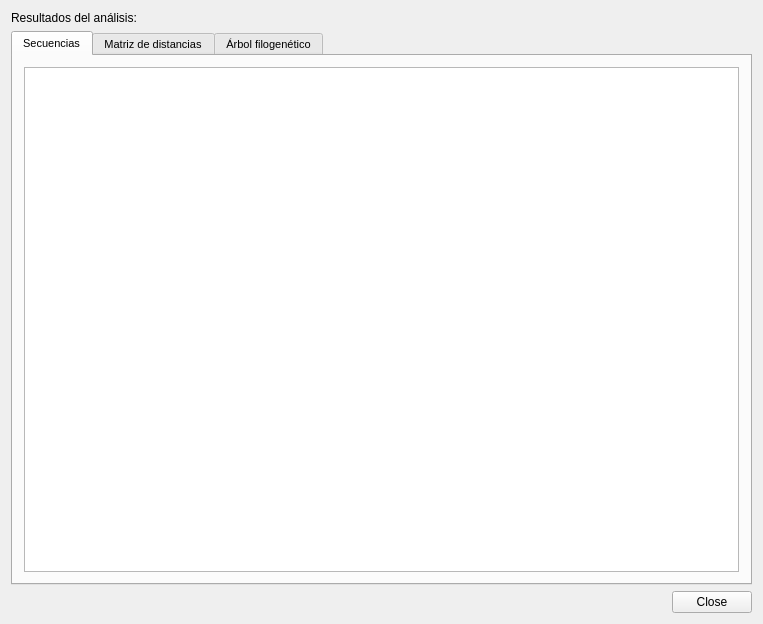
<?xml version="1.0" encoding="UTF-8"?>
<ui version="4.0">
 <class>CorrelationAnalysisResultsFormClass</class>
 <widget class="QWidget" name="CorrelationAnalysisResultsFormClass">
  <property name="geometry">
   <rect>
    <x>0</x>
    <y>0</y>
    <width>763</width>
    <height>624</height>
   </rect>
  </property>
  <property name="minimumSize">
   <size>
    <width>760</width>
    <height>624</height>
   </size>
  </property>
  <property name="windowTitle">
   <string>Análisis de Correlación - Resultados</string>
  </property>
  <layout class="QGridLayout" name="gridLayout">
   <item row="0" column="0">
    <widget class="QLabel" name="label">
     <property name="text">
      <string>Resultados del análisis:</string>
     </property>
    </widget>
   </item>
   <item row="3" column="0">
    <layout class="QHBoxLayout" name="horizontalLayout">
     <item>
      <spacer name="horizontalSpacer">
       <property name="orientation">
        <enum>Qt::Horizontal</enum>
       </property>
       <property name="sizeHint" stdset="0">
        <size>
         <width>40</width>
         <height>20</height>
        </size>
       </property>
      </spacer>
     </item>
     <item>
      <widget class="QDialogButtonBox" name="buttonBox">
       <property name="standardButtons">
        <set>QDialogButtonBox::Close</set>
       </property>
      </widget>
     </item>
    </layout>
   </item>
   <item row="1" column="0">
    <widget class="QTabWidget" name="resultsTabWidget">
     <property name="font">
      <font>
       <pointsize>8</pointsize>
      </font>
     </property>
     <property name="tabShape">
      <enum>QTabWidget::Rounded</enum>
     </property>
     <property name="currentIndex">
      <number>0</number>
     </property>
     <widget class="QWidget" name="sequenceTab">
      <attribute name="icon">
       <iconset resource="../../resources/resources.qrc">
        <normaloff>:/icons/table.png</normaloff>:/icons/table.png</iconset>
      </attribute>
      <attribute name="title">
       <string>Secuencias</string>
      </attribute>
      <layout class="QGridLayout" name="gridLayout_2">
       <item row="0" column="0">
        <widget class="QTableWidget" name="sequenceTable">
         <property name="editTriggers">
          <set>QAbstractItemView::NoEditTriggers</set>
         </property>
         <property name="alternatingRowColors">
          <bool>true</bool>
         </property>
         <property name="selectionMode">
          <enum>QAbstractItemView::MultiSelection</enum>
         </property>
         <property name="selectionBehavior">
          <enum>QAbstractItemView::SelectRows</enum>
         </property>
         <attribute name="horizontalHeaderDefaultSectionSize">
          <number>62</number>
         </attribute>
         <attribute name="horizontalHeaderStretchLastSection">
          <bool>true</bool>
         </attribute>
         <attribute name="verticalHeaderDefaultSectionSize">
          <number>24</number>
         </attribute>
        </widget>
       </item>
      </layout>
     </widget>
     <widget class="QWidget" name="distancesMatrixTab">
      <attribute name="icon">
       <iconset resource="../../resources/resources.qrc">
        <normaloff>:/icons/table.png</normaloff>:/icons/table.png</iconset>
      </attribute>
      <attribute name="title">
       <string>Matriz de distancias</string>
      </attribute>
      <layout class="QGridLayout" name="gridLayout_3">
       <item row="0" column="0">
        <widget class="QTableView" name="distanceTable">
         <property name="editTriggers">
          <set>QAbstractItemView::NoEditTriggers</set>
         </property>
         <property name="alternatingRowColors">
          <bool>true</bool>
         </property>
         <property name="selectionMode">
          <enum>QAbstractItemView::MultiSelection</enum>
         </property>
         <property name="selectionBehavior">
          <enum>QAbstractItemView::SelectItems</enum>
         </property>
         <attribute name="horizontalHeaderStretchLastSection">
          <bool>true</bool>
         </attribute>
         <attribute name="verticalHeaderDefaultSectionSize">
          <number>24</number>
         </attribute>
        </widget>
       </item>
       <item row="0" column="1">
        <layout class="QVBoxLayout" name="verticalLayout">
         <item>
          <widget class="QPushButton" name="pushButton">
           <property name="text">
            <string>Exportar</string>
           </property>
          </widget>
         </item>
         <item>
          <spacer name="verticalSpacer">
           <property name="orientation">
            <enum>Qt::Vertical</enum>
           </property>
           <property name="sizeHint" stdset="0">
            <size>
             <width>20</width>
             <height>40</height>
            </size>
           </property>
          </spacer>
         </item>
        </layout>
       </item>
      </layout>
     </widget>
     <widget class="QWidget" name="treeTab">
      <attribute name="icon">
       <iconset resource="../../resources/resources.qrc">
        <normaloff>:/icons/phylogenetic_tree.png</normaloff>:/icons/phylogenetic_tree.png</iconset>
      </attribute>
      <attribute name="title">
       <string>Árbol filogenético</string>
      </attribute>
      <widget class="QScrollArea" name="treePanelScrollArea">
       <property name="geometry">
        <rect>
         <x>9</x>
         <y>9</y>
         <width>431</width>
         <height>491</height>
        </rect>
       </property>
       <property name="minimumSize">
        <size>
         <width>410</width>
         <height>481</height>
        </size>
       </property>
       <property name="widgetResizable">
        <bool>false</bool>
       </property>
       <widget class="QWidget" name="scrollAreaWidgetContents">
        <property name="geometry">
         <rect>
          <x>0</x>
          <y>0</y>
          <width>408</width>
          <height>489</height>
         </rect>
        </property>
       </widget>
      </widget>
      <widget class="QWidget" name="">
       <property name="geometry">
        <rect>
         <x>452</x>
         <y>12</y>
         <width>281</width>
         <height>491</height>
        </rect>
       </property>
       <layout class="QGridLayout" name="gridLayout_4">
        <item row="0" column="0">
         <widget class="QToolBox" name="treeInfoToolBox">
          <property name="styleSheet">
           <string>font: 8pt;</string>
          </property>
          <property name="frameShape">
           <enum>QFrame::NoFrame</enum>
          </property>
          <property name="frameShadow">
           <enum>QFrame::Plain</enum>
          </property>
          <property name="currentIndex">
           <number>0</number>
          </property>
          <widget class="QWidget" name="controlsItem">
           <property name="geometry">
            <rect>
             <x>0</x>
             <y>0</y>
             <width>279</width>
             <height>307</height>
            </rect>
           </property>
           <attribute name="icon">
            <iconset resource="../../resources/resources.qrc">
             <normaloff>:/icons/phylogenetic_tree.png</normaloff>:/icons/phylogenetic_tree.png</iconset>
           </attribute>
           <attribute name="label">
            <string>Apariencia</string>
           </attribute>
          </widget>
          <widget class="QWidget" name="statsItem">
           <property name="geometry">
            <rect>
             <x>0</x>
             <y>0</y>
             <width>279</width>
             <height>307</height>
            </rect>
           </property>
           <attribute name="icon">
            <iconset resource="../../resources/resources.qrc">
             <normaloff>:/icons/phylogenetic_tree.png</normaloff>:/icons/phylogenetic_tree.png</iconset>
           </attribute>
           <attribute name="label">
            <string>Estadísticas</string>
           </attribute>
          </widget>
         </widget>
        </item>
        <item row="1" column="0">
         <spacer name="verticalSpacer_2">
          <property name="orientation">
           <enum>Qt::Vertical</enum>
          </property>
          <property name="sizeType">
           <enum>QSizePolicy::Preferred</enum>
          </property>
          <property name="sizeHint" stdset="0">
           <size>
            <width>20</width>
            <height>80</height>
           </size>
          </property>
         </spacer>
        </item>
        <item row="2" column="0">
         <layout class="QHBoxLayout" name="horizontalLayout_2">
          <item>
           <widget class="QPushButton" name="exportToNewickFormatButton">
            <property name="text">
             <string>Guardar en formato Newick</string>
            </property>
           </widget>
          </item>
          <item>
           <spacer name="horizontalSpacer_2">
            <property name="orientation">
             <enum>Qt::Horizontal</enum>
            </property>
            <property name="sizeHint" stdset="0">
             <size>
              <width>40</width>
              <height>20</height>
             </size>
            </property>
           </spacer>
          </item>
         </layout>
        </item>
       </layout>
      </widget>
     </widget>
    </widget>
   </item>
  </layout>
 </widget>
 <layoutdefault spacing="6" margin="11"/>
 <resources>
  <include location="../../resources/resources.qrc"/>
 </resources>
 <connections/>
</ui>
